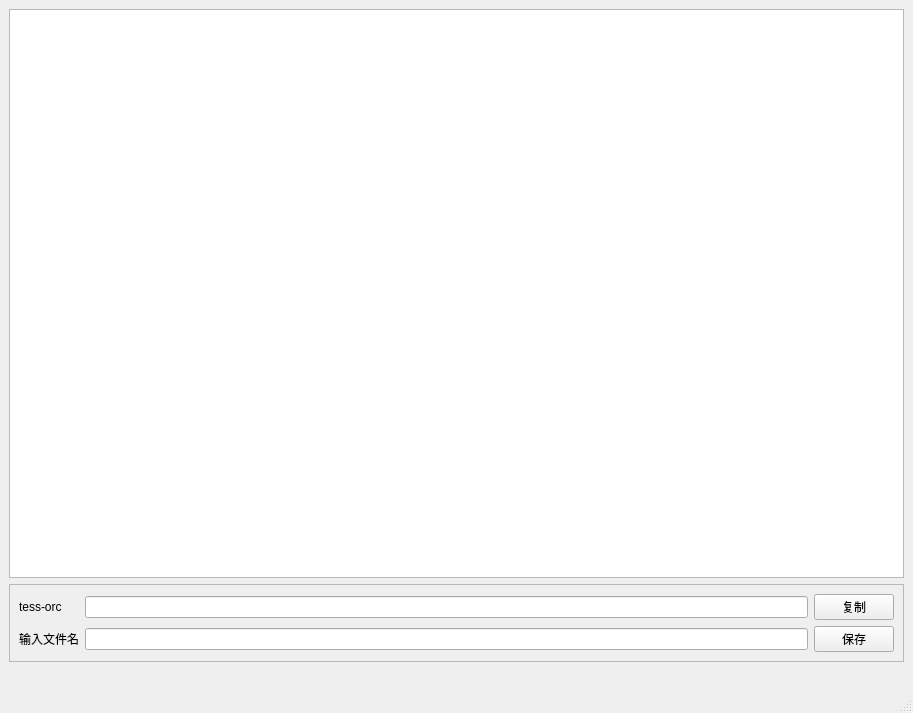
<?xml version="1.0" encoding="UTF-8"?>
<ui version="4.0">
 <class>DataEditWindow</class>
 <widget class="QMainWindow" name="DataEditWindow">
  <property name="geometry">
   <rect>
    <x>0</x>
    <y>0</y>
    <width>913</width>
    <height>713</height>
   </rect>
  </property>
  <property name="windowTitle">
   <string>结果编辑</string>
  </property>
  <widget class="QWidget" name="centralwidget">
   <layout class="QGridLayout" name="gridLayout_2">
    <item row="1" column="0">
     <widget class="QFrame" name="frame">
      <property name="frameShape">
       <enum>QFrame::StyledPanel</enum>
      </property>
      <property name="frameShadow">
       <enum>QFrame::Raised</enum>
      </property>
      <layout class="QGridLayout" name="gridLayout">
       <item row="0" column="0">
        <widget class="QLabel" name="label">
         <property name="text">
          <string>tess-orc</string>
         </property>
        </widget>
       </item>
       <item row="0" column="1">
        <widget class="QLineEdit" name="Edt_TessResult"/>
       </item>
       <item row="0" column="2">
        <widget class="QPushButton" name="Btn_CopyTessResult">
         <property name="text">
          <string>复制</string>
         </property>
        </widget>
       </item>
       <item row="1" column="0">
        <widget class="QLabel" name="label_2">
         <property name="text">
          <string>输入文件名</string>
         </property>
        </widget>
       </item>
       <item row="1" column="1">
        <widget class="QLineEdit" name="Edt_DefaultFileName"/>
       </item>
       <item row="1" column="2">
        <widget class="QPushButton" name="Btn_SaveResult">
         <property name="text">
          <string>保存</string>
         </property>
        </widget>
       </item>
      </layout>
     </widget>
    </item>
    <item row="0" column="0">
     <widget class="QTableWidget" name="Tbw_Result"/>
    </item>
    <item row="2" column="0">
     <widget class="QLabel" name="Lb_Tips">
      <property name="text">
       <string/>
      </property>
     </widget>
    </item>
   </layout>
  </widget>
  <widget class="QMenuBar" name="menubar">
   <property name="geometry">
    <rect>
     <x>0</x>
     <y>0</y>
     <width>913</width>
     <height>26</height>
    </rect>
   </property>
  </widget>
  <widget class="QStatusBar" name="statusbar"/>
 </widget>
 <resources/>
 <connections/>
</ui>
